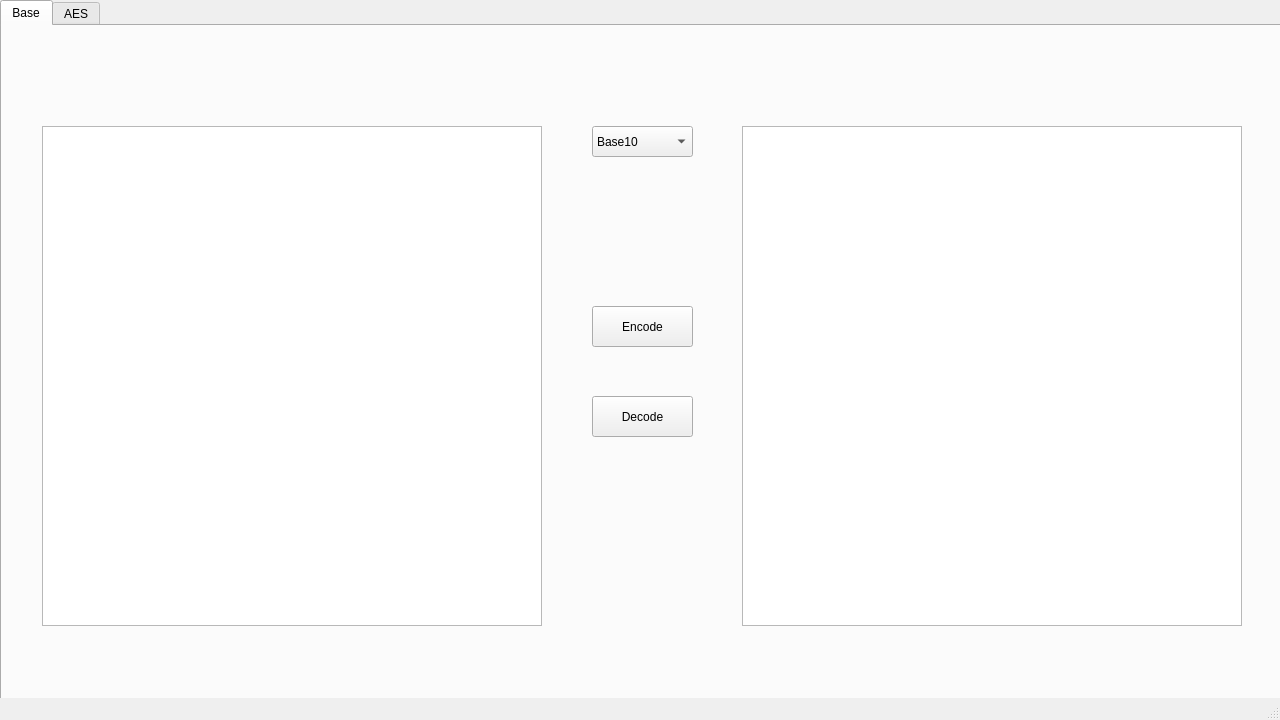
<?xml version="1.0" encoding="UTF-8"?>
<ui version="4.0">
 <class>MainWindow</class>
 <widget class="QMainWindow" name="MainWindow">
  <property name="geometry">
   <rect>
    <x>0</x>
    <y>0</y>
    <width>1280</width>
    <height>720</height>
   </rect>
  </property>
  <property name="sizePolicy">
   <sizepolicy hsizetype="Preferred" vsizetype="Preferred">
    <horstretch>0</horstretch>
    <verstretch>0</verstretch>
   </sizepolicy>
  </property>
  <property name="focusPolicy">
   <enum>Qt::FocusPolicy::StrongFocus</enum>
  </property>
  <property name="windowTitle">
   <string>Ais IO Tools</string>
  </property>
  <property name="autoFillBackground">
   <bool>true</bool>
  </property>
  <property name="styleSheet">
   <string notr="true">font: 700 12pt &quot;Arial Rounded MT&quot;;</string>
  </property>
  <property name="locale">
   <locale language="English" country="UnitedStates"/>
  </property>
  <widget class="QWidget" name="centralwidget">
   <widget class="QTabWidget" name="tabWidget">
    <property name="geometry">
     <rect>
      <x>0</x>
      <y>0</y>
      <width>1281</width>
      <height>711</height>
     </rect>
    </property>
    <property name="contextMenuPolicy">
     <enum>Qt::ContextMenuPolicy::DefaultContextMenu</enum>
    </property>
    <property name="currentIndex">
     <number>0</number>
    </property>
    <widget class="QWidget" name="baseEncoderTab">
     <attribute name="title">
      <string>Base</string>
     </attribute>
     <widget class="QComboBox" name="modeComboBox">
      <property name="geometry">
       <rect>
        <x>590</x>
        <y>100</y>
        <width>101</width>
        <height>31</height>
       </rect>
      </property>
      <property name="autoFillBackground">
       <bool>false</bool>
      </property>
      <item>
       <property name="text">
        <string>Base10</string>
       </property>
      </item>
      <item>
       <property name="text">
        <string>Base16</string>
       </property>
      </item>
      <item>
       <property name="text">
        <string>Base32</string>
       </property>
      </item>
      <item>
       <property name="text">
        <string>Base58</string>
       </property>
      </item>
      <item>
       <property name="text">
        <string>Base62</string>
       </property>
      </item>
      <item>
       <property name="text">
        <string>Base64</string>
       </property>
      </item>
      <item>
       <property name="text">
        <string>Base85</string>
       </property>
      </item>
      <item>
       <property name="text">
        <string>Base91</string>
       </property>
      </item>
     </widget>
     <widget class="QTextEdit" name="plainText">
      <property name="geometry">
       <rect>
        <x>40</x>
        <y>100</y>
        <width>500</width>
        <height>500</height>
       </rect>
      </property>
      <property name="whatsThis">
       <string/>
      </property>
      <property name="accessibleDescription">
       <string/>
      </property>
     </widget>
     <widget class="QTextEdit" name="cipherText">
      <property name="geometry">
       <rect>
        <x>740</x>
        <y>100</y>
        <width>500</width>
        <height>500</height>
       </rect>
      </property>
      <property name="focusPolicy">
       <enum>Qt::FocusPolicy::WheelFocus</enum>
      </property>
     </widget>
     <widget class="QPushButton" name="encodeButton">
      <property name="geometry">
       <rect>
        <x>590</x>
        <y>280</y>
        <width>101</width>
        <height>41</height>
       </rect>
      </property>
      <property name="text">
       <string>Encode</string>
      </property>
     </widget>
     <widget class="QPushButton" name="decodeButton">
      <property name="geometry">
       <rect>
        <x>590</x>
        <y>370</y>
        <width>101</width>
        <height>41</height>
       </rect>
      </property>
      <property name="text">
       <string>Decode</string>
      </property>
     </widget>
    </widget>
    <widget class="QWidget" name="aesTab">
     <attribute name="title">
      <string>AES</string>
     </attribute>
    </widget>
   </widget>
  </widget>
  <widget class="QStatusBar" name="statusbar"/>
  <widget class="QMenuBar" name="menubar">
   <property name="geometry">
    <rect>
     <x>0</x>
     <y>0</y>
     <width>1280</width>
     <height>24</height>
    </rect>
   </property>
  </widget>
  <action name="actionBase">
   <property name="text">
    <string>Base</string>
   </property>
  </action>
 </widget>
 <resources/>
 <connections/>
</ui>
